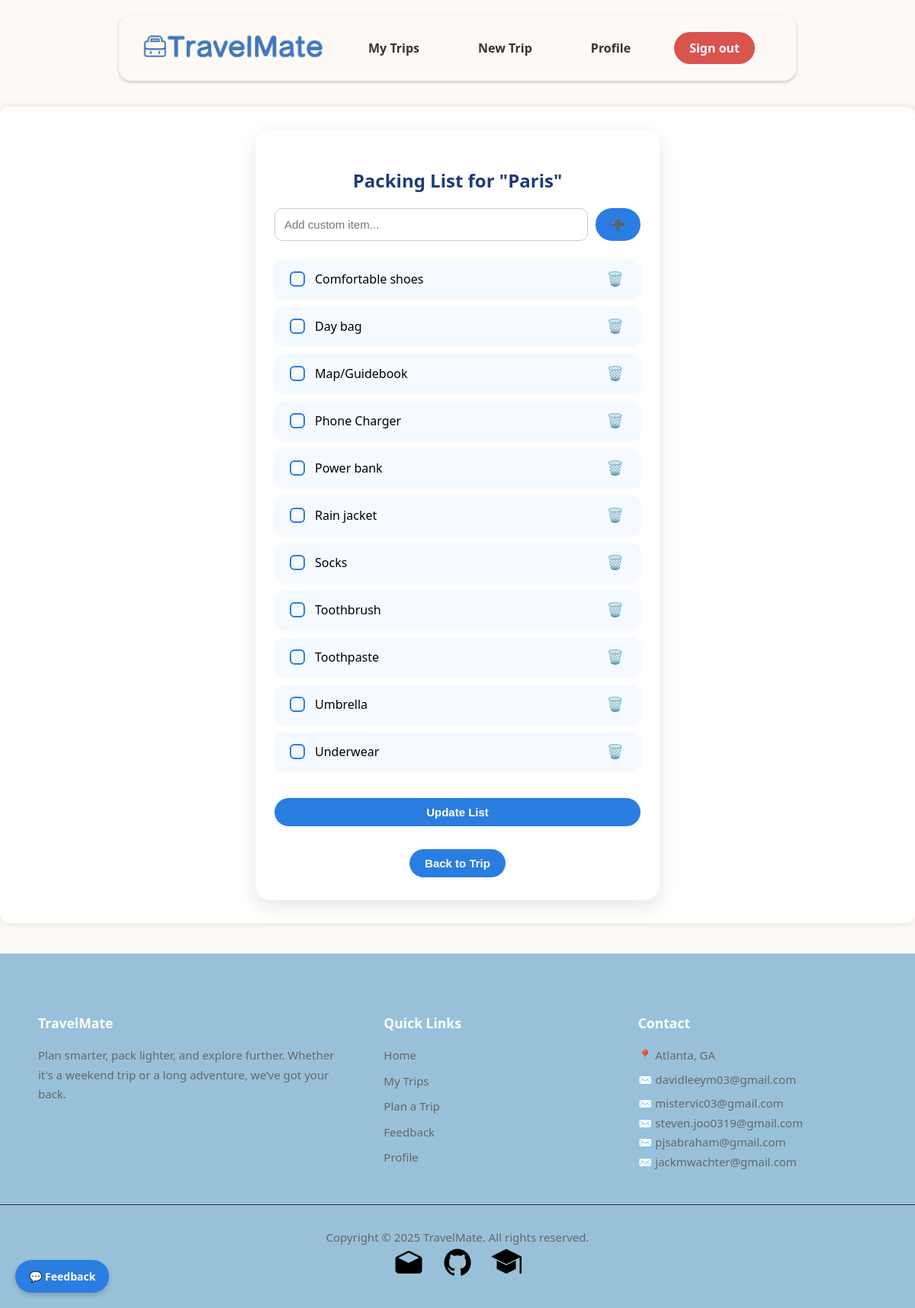
/trips/26/packing/ (signed in), run on the app's committed database.
### trips/models.py (models this page shows, shortened)
class Trip(models.Model):
    TRIP_TYPE_CHOICES = [
        ('beach', 'Beach'),
        ('city', 'City'),
        ('hiking', 'Hiking'),
        ('business', 'Business'),
        ('snow', 'Snow / Ski'),
        ('other', 'Other'),
    ]
    user = models.ForeignKey(get_user_model(), on_delete=models.CASCADE)
    name = models.CharField(max_length=100)
    destination = models.CharField(max_length=100)
    start_date = models.DateField()
    end_date = models.DateField()
    trip_type = models.CharField(max_length=50, choices=TRIP_TYPE_CHOICES, default='other')
    manually_cleared = models.BooleanField(default=False)
    is_public = models.BooleanField(default=False)
    share_token = models.CharField(max_length=12, unique=True, blank=True, null=True)

class PackingItem(models.Model):
    trip = models.ForeignKey(Trip, on_delete=models.CASCADE, related_name='packing_items')
    name = models.CharField(max_length=100)
    is_packed = models.BooleanField(default=False)

### trips/views.py (the view, shortened to what this page needs)
# urls.py: path('<int:trip_id>/packing/', views.packing_list, name='packing_list'),
@login_required
def packing_list(request, trip_id):
    trip = get_object_or_404(Trip, id=trip_id, user=request.user)
    if not trip.packing_items.exists() and not trip.manually_cleared:
        generate_packing_list(trip)
    items = trip.packing_items.all().order_by('is_packed', 'name')
    return render(request, 'trips/packing_list.html', {'trip': trip, 'items': items})

### trips/templates/trips/packing_list.html (shortened to what this page needs)
{% extends 'base.html' %}
{% block content %}
<div class="container" style="max-width: 480px; margin: auto; background: #ffffff; padding: 30px 25px; border-radius: 20px; box-shadow: 0 8px 25px rgba(0, 0, 0, 0.1);">
  <h2 style="text-align: center; color: #1d3c78; margin-bottom: 20px; font-weight: 700;">Packing List for "{{ trip.name }}"</h2>
  <form method="post" style="display: flex; gap: 10px; margin-bottom: 25px;">
    <input type="text" name="new_item" placeholder="Add custom item..." class="input-field">
    <button type="submit" class="add-btn">➕</button>
  </form>
  <form method="post" action="{% url 'update_packing_list' trip.id %}">
    <ul style="list-style: none; padding: 0;">
      {% if items %}
      {% for item in items %}
      <li class="packing-item fade-in">
        <label style="display: flex; align-items: center; gap: 10px;">
          <input type="checkbox" class="custom-checkbox" name="packed_items" value="{{ item.name }}" {% if item.is_packed %}checked{% endif %}>
          {{ item.name }}
        </label>
        <button type="submit" name="delete_item" value="{{ item.name }}" class="btn-icon">🗑️</button>
      </li>
      {% endfor %}
      {% else %}
        <li style="text-align: center; padding: 20px; color: #999;">Your packing list is empty. Start adding items above!</li>
      {% endif %}
    </ul>
    <button type="submit" class="update-btn" style="width: 100%; margin-top: 20px;">Update List</button>
  </form>
  <div style="text-align: center; margin-top: 30px;">
    <a href="{% url 'trip_detail' trip.id %}">
      <button type="button" class="back-btn">Back to Trip</button>
    </a>
  </div>
</div>
{% endblock %}

### templates/base.html (style rules this page uses)
body { font-family: 'Segoe UI', sans-serif; background-color: #fdfaf6; background-repeat: no-repeat; background-size: 100% 100%; background-attachment: fixed; margin: 0; padding: 0; padding-top: 100px; }
.container { max-width: 1500px; margin: 40px auto; background: rgba(255, 255, 255, 0.85); backdrop-filter: blur(4px); -webkit-backdrop-filter: blur(4px); padding: 30px; border-radius: 12px; box-shadow: 0 0 12px rgba(0, 0, 0, 0.1); }

### trips/templates/trips/packing_list.html (style rules this page uses)
.fade-in { animation: fadeInUp 0.5s ease both; }
.custom-checkbox { appearance: none; width: 20px; height: 20px; border: 2px solid #2a7de1; border-radius: 6px; position: relative; cursor: pointer; transition: 0.2s; }
.input-field { flex: 1; padding: 12px; font-size: 15px; border: 1px solid #ccc; border-radius: 10px; }
.add-btn, .update-btn, .back-btn { background-color: #2a7de1; color: white; border: none; border-radius: 30px; padding: 10px 20px; font-weight: bold; font-size: 15px; cursor: pointer; transition: background-color 0.3s; }
.packing-item { display: flex; justify-content: space-between; align-items: center; padding: 12px 16px; margin-bottom: 12px; border-radius: 12px; background: #f4faff; box-shadow: 0 1px 5px rgba(0,0,0,0.05); animation: fadeInUp 0.5s ease; }
.btn-icon { background: transparent; border: none; font-size: 18px; cursor: pointer; transition: transform 0.2s ease; }

### data on the page
Trip: name "Paris"
PackingItem: name "Comfortable shoes"
PackingItem: name "Day bag"
PackingItem: name "Map/Guidebook"
PackingItem: name "Phone Charger"
PackingItem: name "Power bank"
PackingItem: name "Rain jacket"
PackingItem: name "Socks"
PackingItem: name "Toothbrush"
PackingItem: name "Toothpaste"
PackingItem: name "Umbrella"
PackingItem: name "Underwear"
